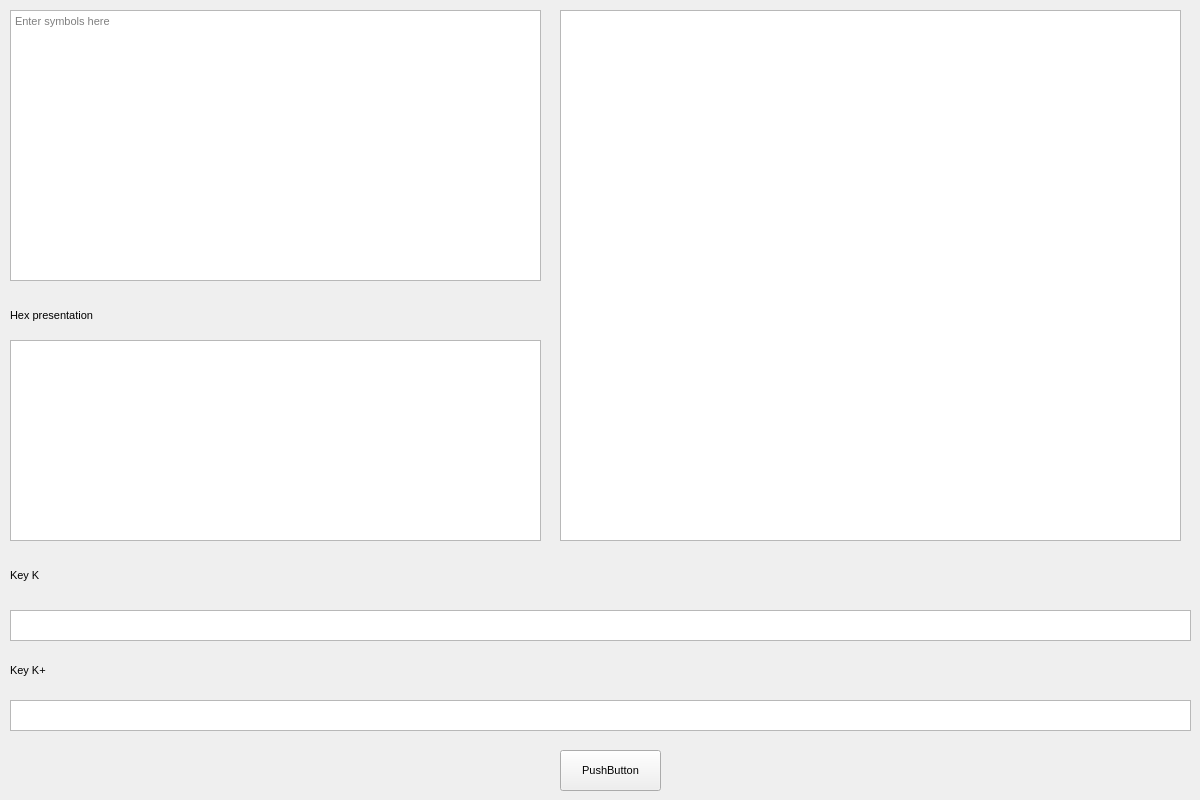
<?xml version="1.0" encoding="UTF-8"?>
<ui version="4.0">
 <class>MainWindow</class>
 <widget class="QMainWindow" name="MainWindow">
  <property name="geometry">
   <rect>
    <x>0</x>
    <y>0</y>
    <width>1200</width>
    <height>800</height>
   </rect>
  </property>
  <property name="windowTitle">
   <string>MainWindow</string>
  </property>
  <widget class="QWidget" name="centralwidget">
   <widget class="QPlainTextEdit" name="InputText">
    <property name="geometry">
     <rect>
      <x>10</x>
      <y>10</y>
      <width>531</width>
      <height>271</height>
     </rect>
    </property>
    <property name="font">
     <font>
      <pointsize>8</pointsize>
     </font>
    </property>
    <property name="placeholderText">
     <string>Enter symbols here</string>
    </property>
   </widget>
   <widget class="QPlainTextEdit" name="OutputHex">
    <property name="geometry">
     <rect>
      <x>10</x>
      <y>340</y>
      <width>531</width>
      <height>201</height>
     </rect>
    </property>
    <property name="font">
     <font>
      <pointsize>15</pointsize>
     </font>
    </property>
    <property name="readOnly">
     <bool>true</bool>
    </property>
   </widget>
   <widget class="QLabel" name="label">
    <property name="geometry">
     <rect>
      <x>10</x>
      <y>300</y>
      <width>241</width>
      <height>31</height>
     </rect>
    </property>
    <property name="font">
     <font>
      <pointsize>8</pointsize>
     </font>
    </property>
    <property name="text">
     <string>Hex presentation</string>
    </property>
   </widget>
   <widget class="QPlainTextEdit" name="OutputKey">
    <property name="geometry">
     <rect>
      <x>10</x>
      <y>610</y>
      <width>1181</width>
      <height>31</height>
     </rect>
    </property>
    <property name="plainText">
     <string/>
    </property>
   </widget>
   <widget class="QLabel" name="label_2">
    <property name="geometry">
     <rect>
      <x>10</x>
      <y>560</y>
      <width>31</width>
      <height>31</height>
     </rect>
    </property>
    <property name="font">
     <font>
      <pointsize>8</pointsize>
     </font>
    </property>
    <property name="text">
     <string>Key K</string>
    </property>
   </widget>
   <widget class="QPlainTextEdit" name="OutputKeyPlus">
    <property name="geometry">
     <rect>
      <x>10</x>
      <y>700</y>
      <width>1181</width>
      <height>31</height>
     </rect>
    </property>
   </widget>
   <widget class="QLabel" name="label_3">
    <property name="geometry">
     <rect>
      <x>10</x>
      <y>660</y>
      <width>51</width>
      <height>21</height>
     </rect>
    </property>
    <property name="font">
     <font>
      <pointsize>8</pointsize>
     </font>
    </property>
    <property name="text">
     <string>Key K+</string>
    </property>
   </widget>
   <widget class="QPlainTextEdit" name="OutputLog">
    <property name="geometry">
     <rect>
      <x>560</x>
      <y>10</y>
      <width>621</width>
      <height>531</height>
     </rect>
    </property>
    <property name="font">
     <font>
      <pointsize>10</pointsize>
     </font>
    </property>
    <property name="readOnly">
     <bool>true</bool>
    </property>
   </widget>
   <widget class="QPushButton" name="Start">
    <property name="geometry">
     <rect>
      <x>560</x>
      <y>750</y>
      <width>101</width>
      <height>41</height>
     </rect>
    </property>
    <property name="font">
     <font>
      <pointsize>8</pointsize>
     </font>
    </property>
    <property name="text">
     <string>PushButton</string>
    </property>
   </widget>
  </widget>
 </widget>
 <resources/>
 <connections/>
</ui>
